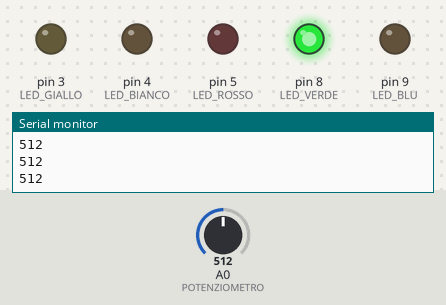
This sketch was run on a simulated Arduino Uno, built with avr-gcc and run on an emulated ATmega328P. Shown: output pins drawn as LEDs (lit = HIGH), the last lines printed to the serial monitor. Inputs (shaded band) come from the test bench; at power-on: A0 (POTENZIOMETRO) = 512.

Above: at 14.0 s.
14.1 s: A0 (POTENZIOMETRO) set to 291
At 14.4 s:
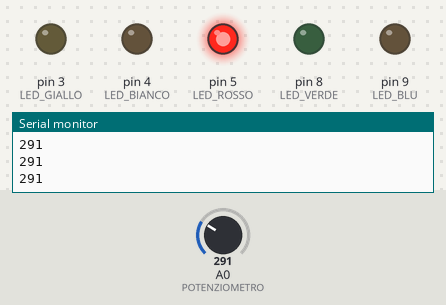
15.6 s: A0 (POTENZIOMETRO) set to 270
At 18.6 s:
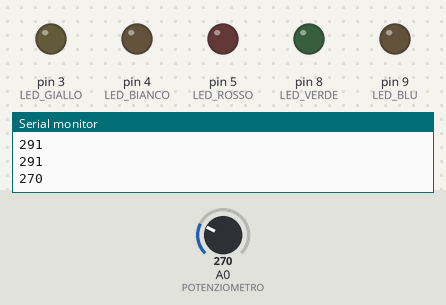
At 19.6 s:
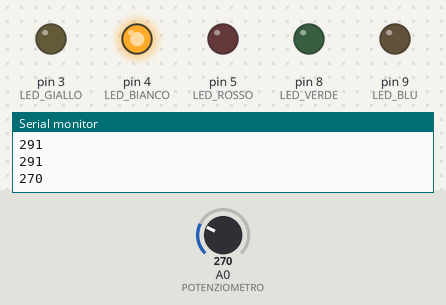
Timing chart, 0 to 24.6 s (numbered marks = the images above; inputs shaded):
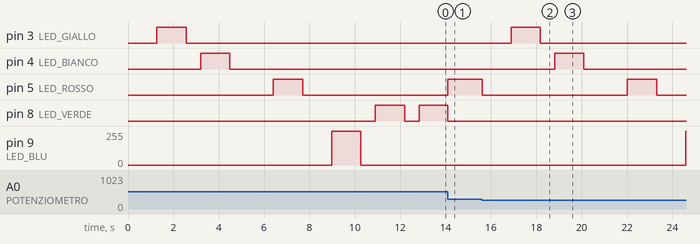

Measured:
- the behaviour switches between 280 and 279 on A0 (POTENZIOMETRO) (found by bisection; images 1 and 2)
- after the input at 14.1 s, pin 5 (LED_ROSSO): LOW → HIGH at once; pin 8 (LED_VERDE): HIGH → LOW at once
- after the input at 15.6 s, pin 3 (LED_GIALLO): LOW → HIGH after 1.3 s, → LOW 1.3 s later; pin 4 (LED_BIANCO): LOW → HIGH after 3.2 s, → LOW 1.3 s later; pin 5 (LED_ROSSO): HIGH → LOW at once, → HIGH 6.4 s later, → LOW 1.3 s later; pin 9 (LED_BLU): 0/255 → 254/255 after 9.0 s

The sketch:

led.ino
```cpp
const byte POTENZIOMETRO = A0;
const byte LED_GIALLO = 3;
const byte LED_BIANCO = 4;
const byte LED_ROSSO = 5;
const byte LED_VERDE = 8;
const byte LED_BLU = 9;
const int CheckLedDelay = 5;
void setup() {
  //potenziometro
  pinMode(POTENZIOMETRO, INPUT);
  //led Rosso
  pinMode(LED_ROSSO, OUTPUT);
  //led verde
  pinMode(LED_VERDE, OUTPUT);
  //led blu
  pinMode(LED_BLU, OUTPUT);
  //led Bianco caldo
  pinMode(LED_GIALLO, OUTPUT);
  //led Bianco
  pinMode(LED_BIANCO, OUTPUT);
  //init seriale
  Serial.begin(9600);
  //controllo se tutti i led funzionano
  CheckLed();
}
int lastVal = 0;
void loop() {
  int val = getPotenza();
  if (lastVal == 0 || val != lastVal) {
    writeColor(0, 0, 0, 0, 0);
    lastVal = val;
  }
  if (val >= 0 && val < 140) {
    Gioco_1();
    writeColor(0, 0, 0, 0, 0);
  } else if (val >= 140 && val < 280) {
    CheckLed();
    writeColor(0, 0, 0, 0, 0);
  } else if (val >= 280 && val < 420) {
    writeColor(255, 0, 0, 0, 0);
  } else if (val >= 420 && val < 560) {
    writeColor(0, 255, 0, 0, 0);
  } else if (val >= 560 && val < 700) {
    writeColor(0, 0, 255, 0, 0);
  } else if (val >= 700 && val < 820) {
    writeColor(0, 0, 0, 255, 0);
  } else if (val >= 820) {
    writeColor(0, 0, 0, 0, 255);
  }
}
void Gioco_2() {
}
void Gioco_1() {
  Light(LED_ROSSO, true, 10);
  delay(1000);
  Light(LED_ROSSO, false, 10);

  Light(LED_BLU, true, 10);
  delay(1000);
  Light(LED_BLU, false, 10);

  Light(LED_VERDE, true, 10);
  delay(1000);
  Light(LED_VERDE, false, 10);

  Light(LED_ROSSO, true, 10);
  Light(LED_BLU, true, 10);
  delay(1000);
  Light(LED_ROSSO, false, 10);
  Light(LED_BLU, false, 10);


  Light(LED_ROSSO, true, 10);
  Light(LED_VERDE, true, 10);
  delay(1000);
  Light(LED_ROSSO, false, 10);
  Light(LED_VERDE, false, 10);

  Light(LED_BLU, true, 10);
  Light(LED_VERDE, true, 10);
  delay(1000);
  Light(LED_BLU, false, 10);
  Light(LED_VERDE, false, 10);


  Light(LED_ROSSO, true, 10);
  Light(LED_BLU, true, 10);
  Light(LED_VERDE, true, 10);
  delay(1000);
  Light(LED_BLU, false, 10);
  Light(LED_VERDE, false, 10);
  Light(LED_ROSSO, true, 10);
}

void CheckLed() {

  Light(LED_GIALLO, true, CheckLedDelay);

  Light(LED_GIALLO, false, CheckLedDelay);

  Light(LED_BIANCO, true, CheckLedDelay);

  Light(LED_BIANCO, false, CheckLedDelay);

  Light(LED_ROSSO, true, CheckLedDelay);

  Light(LED_ROSSO, false, CheckLedDelay);


  Light(LED_BLU, true, CheckLedDelay);

  Light(LED_BLU, false, CheckLedDelay);

  Light(LED_VERDE, true, CheckLedDelay);

  Light(LED_VERDE, false, CheckLedDelay);
}
void writeColor(int red, int green, int blue, int w, int ww) {

  analogWrite(LED_ROSSO, red);


  analogWrite(LED_BLU, blue);

  analogWrite(LED_VERDE, green);

  analogWrite(LED_BIANCO, w);

  analogWrite(LED_GIALLO, ww);
}
void Light(byte LED, bool lightUp, int delaySet) {

  if (lightUp) {
    for (int val = 0; val <= 255; val++) {
      analogWrite(LED, val);
      delay(delaySet);
    }
  } else {
    for (int val = 255; val >= 0; val--) {
      analogWrite(LED, val);
      delay(delaySet);
    }
  }
}
/*
 * maxValue = 1023
 * minValue = 0
*/
int getPotenza() {
  int value = analogRead(POTENZIOMETRO);
  Serial.println(value);
  return value;
}
```
